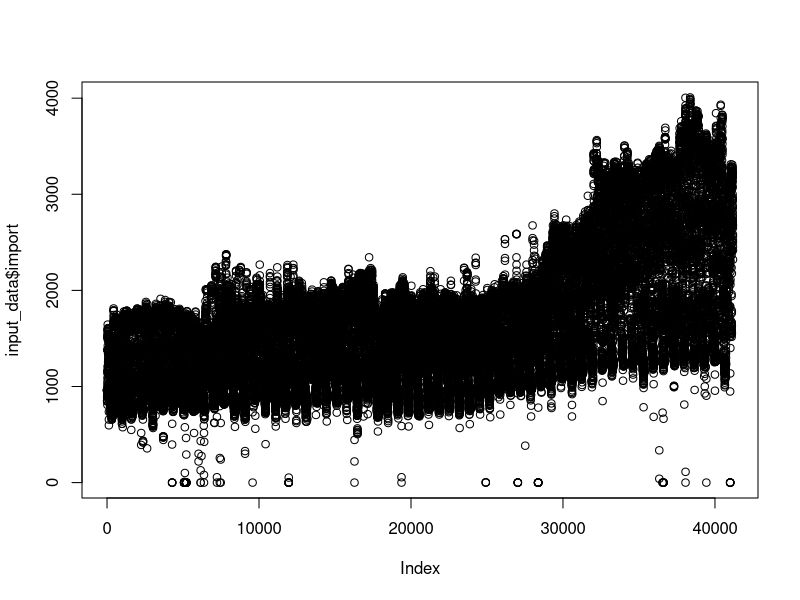

The R script that drew this image: (Note: this script raises an error after producing the figure.)
#import_values <- read_excel("F:/Case_Study/Time series/import values.xlsx")
#setwd("F:/Case_Study/Time series")
install.packages("forecast")
input_data<-read.csv("import values.csv", head = TRUE)
head(input_data)
summary(input_data)
input_data
#options(max.print = 42000)
input_data
options(max.print = 420000)
input_data
plot(input_data$import)
locator(n=3)
adf.test(input_data$import, altenaively="stationary")
adf.test(input_data, altenaively="stationary")
adf.test(import, altenaively="stationary")
library(tseries)
adf.test(input_data, altenaively="stationary")
adf.test(input_data$import, altenaively="stationary")
adf.test(input_data$import, alternatively="stationary")
adf.test(import, alternatively="stationary")
adf.test(input_data$import, alternatively="stationary")
input_data
guess<-input_data$import
guess
plot(guess)
summary(guess)
library(forecast)
givenData <- read.csv("import values.csv")
givenData
library(tseries)
attach(givenData$import)
attach(givenData)
import
plot(import)
d.import <- diff(import)
summary(d.import)
summary(import)
var(d.import, y = NULL, na.rm = FALSE, use)
var(d.import)
var(import)
dd.import < diff(d.import)
dd.import <- diff(d.import)
var(dd.import)
acf(d.import)
pacf(d.import)
plot(d.import)
arima(d.import, order=c(1,0,1))
arima.final<-arima(d.import, c(1,0,1))
arima.final
tsdiag(final.arima)
tsdiag(arima.final)
arima.final<-arima(import, c(1,1,1))
arima.final
predicted<-predict(arima.final, n.head = 96*30)
predicted
predicted<-predict(arima.final, n.head = 2880)
predicted
forecasted<-forecast(arima.final, h=2880)
forecasted
View(forecasted)
forecasted[["x"]]
summary(forecasted)
summary(forecasted)
forecasted[["x"]]
View(forecasted)
View(predicted)
forecasted[["x"]]
forecasted[["method"]]
forecasted[["model"]]
forecasted[["level"]]
forecasted[["model"]]
forecasted[["model"]]
forecasted[["lower"]]
forecasted[["fitted"]]
